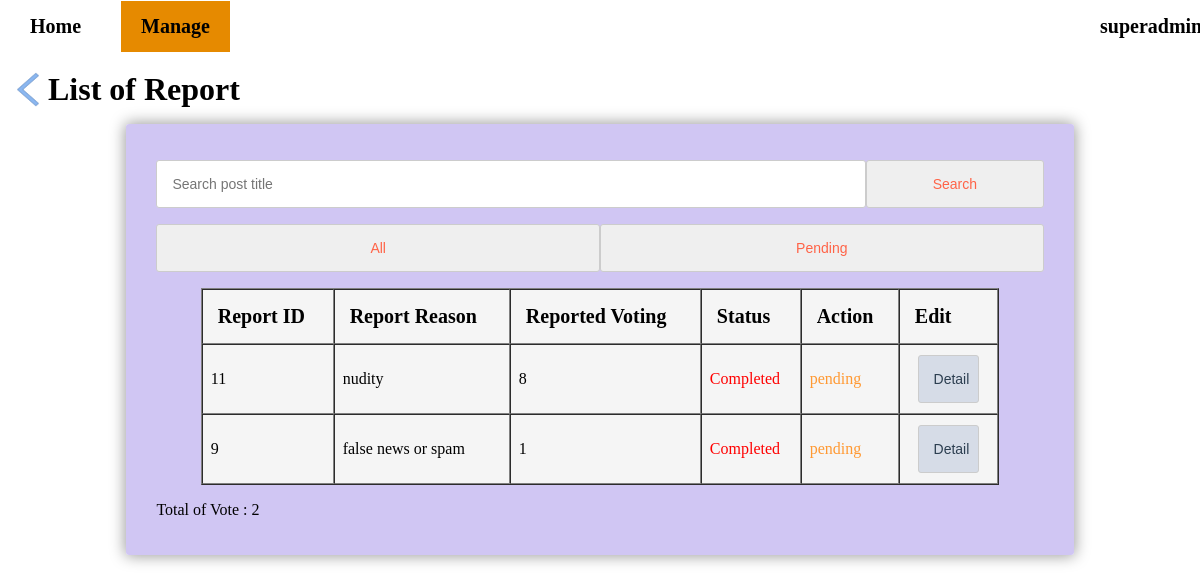
/admin/list_report.php (signed in), run on the app's committed database.
### tables this page shows
CREATE TABLE `report` (
  `rid` int(11) NOT NULL,
  `report_reason` varchar(500) NOT NULL,
  `report_desc` text DEFAULT NULL,
  `reporter_uid` int(11) NOT NULL,
  `reported_uid` int(11) NOT NULL,
  `reported_pid` int(11) NOT NULL,
  `action` varchar(50) DEFAULT NULL
);

### admin/list_report.php (the view, shortened to what this page needs)
<?php
    require_once "../link.php";
	if(!isset($_SESSION["admin"]) || $_SESSION["admin"] !== true){
		header("location: ../index.php");
		exit;
	}else{
		$aid = $_SESSION["aid"];
		$adminname = $_SESSION["adminname"];
	}
    $result = mysqli_query($link, "SELECT * FROM report ORDER BY rid DESC");
	$count = mysqli_num_rows($result);
	$currentDateTime = date('Y-m-d\TH:i:s',time());
?>
<html>
	<head>
		<link rel="stylesheet" href="../css/style.css">
		<link rel="stylesheet" type="text/css" href="../css/navigation.css">
	</head>
	<body>
		<ul class="no0">
			<li><a href="./admin_index.php">Home</a></li>
			<li class="dropdown"><a class="checkedclass" href="#">Manage</a>
			</li>
			<li class="dropdown" style="float:right; margin-right:50px; width:5%;"><a class="hoverclass" href="./detail_admin.php?admin_detail&caid=<?php echo $aid; ?>"><?php echo $adminname; ?></a>
			</li>
        </ul>
        <div class="titlebox">
			<a href="./admin_index.php"><img src="../img/icon-back.png" alt="Back to main page" class="icon"></a>
			<h1>List of Report</h1>
		</div>
		<fieldset class="adminlist">
			<form method="post">
				<p><input type="text" name="searchtext" placeholder="Search post title"><input type="submit" name="search" value="Search"></p>
				<p><input type="submit" name="all" value="All" style="width:50%;"><input type="submit" name="pending" value="Pending" style="width:50%;"></p>
				<table style="margin-left:5%;" cellpadding="0" cellspacing="0" border="1" id="admintable">
					<tr>
						<th>Report ID</th>
						<th>Report Reason</th>
						<th>Reported Voting</th>
						<th>Status</th>
						<th>Action</th>
						<th>Edit</th>
					</tr>
					<?php
						while($row = mysqli_fetch_assoc($result)){
					?>
					<tr>
						<td style="padding-left: 8px;"><?php echo $row["rid"]; ?></td>
						<td style="padding-left: 8px;"><?php echo $row["report_reason"]; ?></td>
						<td style="padding-left: 8px;"><?php echo $row["reported_pid"]; ?></td>
						<?php $resultp = mysqli_query($link, "SELECT * FROM posts WHERE pid = '".$row["reported_pid"]."';");
						$rowp = mysqli_fetch_assoc($resultp); ?>
						<td style="padding-left: 8px;"><?php if($rowp["post_expired_date"] <= $currentDateTime){ echo "<span>Completed</span>"; }else{ echo "<span style='color:#00e6ac;'>On-going</span>";} ?></td>
						<?php if($row["action"] == "pending"){ ?>
							<td style="padding-left: 8px;"><span style='color:#ff9933;'><?php echo $row["action"]; ?></span></td>
						<?php }else if($row["action"] == "not applicable"){ ?>
							<td style="padding-left: 8px;"><span style='color:#00e6ac;'><?php echo $row["action"]; ?></span></td>
						<?php }else if($row["action"] == "blocked"){ ?>
							<td style="padding-left: 8px;"><span><?php echo $row["action"]; ?></span></td>
						<?php } ?>
						<td><a href="./detail_report.php?report_detail&rid=<?php echo $row['rid']?>"><input class="detailbtn" type="button" value="Detail"></a></td>
					</tr>
					<?php
						}
					?>
				</table>
				<p> Total of Vote : <?php echo $count; ?></p>
			</form>
		</fieldset>
	</body>
</html>

### css/style.css (style rules this page uses)
span { color:red; }
fieldset { background: white; border: 0 none; border-radius: 3px; box-shadow: 0 0 15px 1px rgba(0, 0, 0, 0.4); padding: 20px 30px; box-sizing: border-box; width: 80%; margin: 0 10%; }
.contactform input[type="email"], input[type="submit"],textarea { padding: 15px; border: 1px solid #ccc; border-radius: 3px; width: 90%; box-sizing: border-box; color: #3b232d; font-size: 14px; }
img.icon { padding-top: 13px; width:40px; height:35px; float:left; }
.titlebox { margin-top:5%; height:65px; border-radius:8px 8px 0px 0px; }
.titlebox h1 { padding:12px 40px; margin:auto; color: black; }
.adminlist { background-color:#d0c6f3; }
.adminlist table { background-color: whitesmoke; width: 90%; }
.adminlist table th { text-align: left; font-size: 20px; padding: 15px; }
.adminlist table td { vertical-align:middle; font-weight: 300; padding: 10px; font-size: 16px; }
.adminlist input[type="text"], input[type="password"], input[type="email"], input[type="date"], select { padding: 15px; border: 1px solid #ccc; border-radius: 3px; width: 80%; box-sizing: border-box; color: #2C3E50; font-size: 14px; }
.adminlist input[type="submit"] { margin-left: 0%; padding: 15px; border: 1px solid #ccc; border-radius: 3px; width: 20%; box-sizing: border-box; color: #b7e0d6; font-size: 14px; color: tomato; }
.adminlist input[type="button"] { padding: 15px; border: 1px solid #ccc; border-radius: 3px; width: 40%; box-sizing: border-box; color: #2C3E50; font-size: 14px; margin-left: 30%; }
.adminlist input[type="button"].detailbtn { padding: 15px; border: 1px solid #ccc; border-radius: 3px; width: 80%; box-sizing: border-box; color: #2C3E50; font-size: 14px; margin-left: 10%; background-color:#d6dce7; }

### css/navigation.css (style rules this page uses)
ul { list-style-type: none; text-align: center; padding: 0; right:0; left:0; top:-25px; position:fixed; }
li { float:left; font-weight:bold; font-size: 20px; padding: 10px; text-decoration:none; display: inline; }
li a { display:inline-block; font-weight:bold; text-align:center; text-decoration:none; padding: 14px 20px; }
.checkedclass { background-color:#e68a00; }
li a:visited, a:link { color:black; }
li.dropdown { display: block; }
ul.no0 { list-style-type: none; text-align: center; padding: 0; right:0; left:0; top:-25px; position:fixed; background-color:white; }

### data on the page
report: rid "11", report_reason "nudity", reported_pid "8", action "pending"
report: rid "9", report_reason "false news or spam", reported_pid "1", action "pending"

### other printed values
$count "2"
